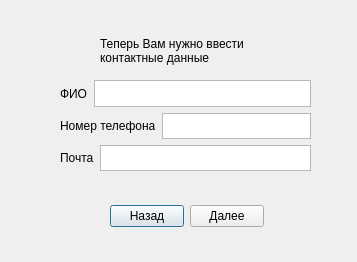
<?xml version="1.0" encoding="UTF-8"?>
<ui version="4.0">
 <class>Contacts</class>
 <widget class="QDialog" name="Contacts">
  <property name="geometry">
   <rect>
    <x>0</x>
    <y>0</y>
    <width>357</width>
    <height>262</height>
   </rect>
  </property>
  <property name="windowTitle">
   <string>Dialog</string>
  </property>
  <widget class="QLabel" name="label">
   <property name="geometry">
    <rect>
     <x>100</x>
     <y>10</y>
     <width>191</width>
     <height>81</height>
    </rect>
   </property>
   <property name="text">
    <string>Теперь Вам нужно ввести контактные данные</string>
   </property>
   <property name="wordWrap">
    <bool>true</bool>
   </property>
  </widget>
  <widget class="QWidget" name="horizontalLayoutWidget">
   <property name="geometry">
    <rect>
     <x>110</x>
     <y>200</y>
     <width>154</width>
     <height>32</height>
    </rect>
   </property>
   <layout class="QHBoxLayout" name="horizontalLayout">
    <item>
     <widget class="QPushButton" name="pushButton_2">
      <property name="text">
       <string>Назад</string>
      </property>
      <property name="autoDefault">
       <bool>false</bool>
      </property>
      <property name="default">
       <bool>true</bool>
      </property>
     </widget>
    </item>
    <item>
     <widget class="QPushButton" name="pushButton">
      <property name="text">
       <string>Далее</string>
      </property>
     </widget>
    </item>
   </layout>
  </widget>
  <widget class="QWidget" name="verticalLayoutWidget">
   <property name="geometry">
    <rect>
     <x>60</x>
     <y>80</y>
     <width>251</width>
     <height>91</height>
    </rect>
   </property>
   <layout class="QVBoxLayout" name="verticalLayout">
    <item>
     <layout class="QHBoxLayout" name="horizontalLayout_2">
      <item>
       <widget class="QLabel" name="label_2">
        <property name="text">
         <string>ФИО</string>
        </property>
        <property name="wordWrap">
         <bool>true</bool>
        </property>
       </widget>
      </item>
      <item>
       <widget class="QPlainTextEdit" name="plainTextEdit"/>
      </item>
     </layout>
    </item>
    <item>
     <layout class="QHBoxLayout" name="horizontalLayout_4">
      <item>
       <widget class="QLabel" name="label_4">
        <property name="text">
         <string>Номер телефона</string>
        </property>
        <property name="wordWrap">
         <bool>false</bool>
        </property>
       </widget>
      </item>
      <item>
       <widget class="QPlainTextEdit" name="plainTextEdit_2"/>
      </item>
     </layout>
    </item>
    <item>
     <layout class="QHBoxLayout" name="horizontalLayout_3">
      <item>
       <widget class="QLabel" name="label_3">
        <property name="text">
         <string>Почта</string>
        </property>
        <property name="wordWrap">
         <bool>true</bool>
        </property>
       </widget>
      </item>
      <item>
       <widget class="QPlainTextEdit" name="plainTextEdit_3"/>
      </item>
     </layout>
    </item>
   </layout>
  </widget>
 </widget>
 <resources/>
 <connections/>
</ui>
